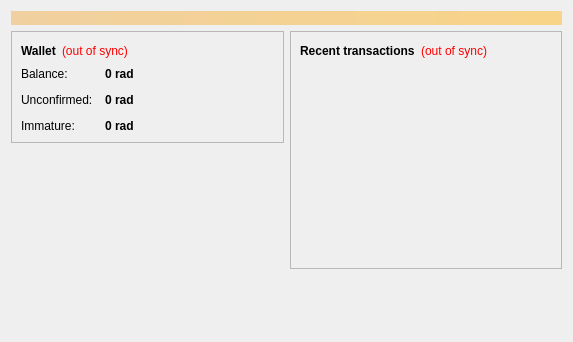
<?xml version="1.0" encoding="UTF-8"?>
<ui version="4.0">
 <class>OverviewPage</class>
 <widget class="QWidget" name="OverviewPage">
  <property name="geometry">
   <rect>
    <x>0</x>
    <y>0</y>
    <width>573</width>
    <height>342</height>
   </rect>
  </property>
  <property name="windowTitle">
   <string>Form</string>
  </property>
  <layout class="QVBoxLayout" name="topLayout">
   <item>
    <widget class="QLabel" name="labelAlerts">
     <property name="visible">
      <bool>false</bool>
     </property>
     <property name="styleSheet">
      <string notr="true">background-color: qlineargradient(x1: 0, y1: 0, x2: 1, y2: 0, stop:0 #F0D0A0, stop:1 #F8D488); color:#000000;</string>
     </property>
     <property name="wordWrap">
      <bool>true</bool>
     </property>
     <property name="margin">
      <number>3</number>
     </property>
    </widget>
   </item>
   <item>
    <layout class="QHBoxLayout" name="horizontalLayout" stretch="1,1">
     <item>
      <layout class="QVBoxLayout" name="verticalLayout_2">
       <item>
        <widget class="QFrame" name="frame">
         <property name="frameShape">
          <enum>QFrame::StyledPanel</enum>
         </property>
         <property name="frameShadow">
          <enum>QFrame::Raised</enum>
         </property>
         <layout class="QVBoxLayout" name="verticalLayout_4">
          <item>
           <layout class="QHBoxLayout" name="horizontalLayout_4">
            <item>
             <widget class="QLabel" name="label_5">
              <property name="font">
               <font>
                <weight>75</weight>
                <bold>true</bold>
               </font>
              </property>
              <property name="text">
               <string>Wallet</string>
              </property>
             </widget>
            </item>
            <item>
             <widget class="QLabel" name="labelWalletStatus">
              <property name="toolTip">
               <string>The displayed information may be out of date. Your wallet automatically synchronizes with the FasterCoin network after a connection is established, but this process has not completed yet.</string>
              </property>
              <property name="styleSheet">
               <string notr="true">QLabel { color: red; }</string>
              </property>
              <property name="text">
               <string notr="true">(out of sync)</string>
              </property>
              <property name="alignment">
               <set>Qt::AlignLeading|Qt::AlignLeft|Qt::AlignVCenter</set>
              </property>
             </widget>
            </item>
            <item>
             <spacer name="horizontalSpacer_2">
              <property name="orientation">
               <enum>Qt::Horizontal</enum>
              </property>
              <property name="sizeHint" stdset="0">
               <size>
                <width>40</width>
                <height>20</height>
               </size>
              </property>
             </spacer>
            </item>
           </layout>
          </item>
          <item>
           <layout class="QFormLayout" name="formLayout_2">
            <property name="fieldGrowthPolicy">
             <enum>QFormLayout::AllNonFixedFieldsGrow</enum>
            </property>
            <property name="horizontalSpacing">
             <number>12</number>
            </property>
            <property name="verticalSpacing">
             <number>12</number>
            </property>
            <item row="0" column="0">
             <widget class="QLabel" name="label">
              <property name="text">
               <string>Balance:</string>
              </property>
             </widget>
            </item>
            <item row="0" column="1">
             <widget class="QLabel" name="labelBalance">
              <property name="font">
               <font>
                <weight>75</weight>
                <bold>true</bold>
               </font>
              </property>
              <property name="cursor">
               <cursorShape>IBeamCursor</cursorShape>
              </property>
              <property name="toolTip">
               <string>Your current balance</string>
              </property>
              <property name="text">
               <string notr="true">0 rad</string>
              </property>
              <property name="textInteractionFlags">
               <set>Qt::LinksAccessibleByMouse|Qt::TextSelectableByKeyboard|Qt::TextSelectableByMouse</set>
              </property>
             </widget>
            </item>
            <item row="1" column="0">
             <widget class="QLabel" name="label_3">
              <property name="text">
               <string>Unconfirmed:</string>
              </property>
             </widget>
            </item>
            <item row="1" column="1">
             <widget class="QLabel" name="labelUnconfirmed">
              <property name="font">
               <font>
                <weight>75</weight>
                <bold>true</bold>
               </font>
              </property>
              <property name="cursor">
               <cursorShape>IBeamCursor</cursorShape>
              </property>
              <property name="toolTip">
               <string>Total of transactions that have yet to be confirmed, and do not yet count toward the current balance</string>
              </property>
              <property name="text">
               <string notr="true">0 rad</string>
              </property>
              <property name="textInteractionFlags">
               <set>Qt::LinksAccessibleByMouse|Qt::TextSelectableByKeyboard|Qt::TextSelectableByMouse</set>
              </property>
             </widget>
            </item>
            <item row="2" column="0">
             <widget class="QLabel" name="labelImmatureText">
              <property name="text">
               <string>Immature:</string>
              </property>
             </widget>
            </item>
            <item row="2" column="1">
             <widget class="QLabel" name="labelImmature">
              <property name="font">
               <font>
                <weight>75</weight>
                <bold>true</bold>
               </font>
              </property>
              <property name="toolTip">
               <string>Mined balance that has not yet matured</string>
              </property>
              <property name="text">
               <string notr="true">0 rad</string>
              </property>
              <property name="textInteractionFlags">
               <set>Qt::LinksAccessibleByMouse|Qt::TextSelectableByKeyboard|Qt::TextSelectableByMouse</set>
              </property>
             </widget>
            </item>
           </layout>
          </item>
         </layout>
        </widget>
       </item>
       <item>
        <spacer name="verticalSpacer">
         <property name="orientation">
          <enum>Qt::Vertical</enum>
         </property>
         <property name="sizeHint" stdset="0">
          <size>
           <width>20</width>
           <height>40</height>
          </size>
         </property>
        </spacer>
       </item>
      </layout>
     </item>
     <item>
      <layout class="QVBoxLayout" name="verticalLayout_3">
       <item>
        <widget class="QFrame" name="frame_2">
         <property name="frameShape">
          <enum>QFrame::StyledPanel</enum>
         </property>
         <property name="frameShadow">
          <enum>QFrame::Raised</enum>
         </property>
         <layout class="QVBoxLayout" name="verticalLayout">
          <item>
           <layout class="QHBoxLayout" name="horizontalLayout_2">
            <item>
             <widget class="QLabel" name="label_4">
              <property name="text">
               <string>&lt;b&gt;Recent transactions&lt;/b&gt;</string>
              </property>
             </widget>
            </item>
            <item>
             <widget class="QLabel" name="labelTransactionsStatus">
              <property name="toolTip">
               <string>The displayed information may be out of date. Your wallet automatically synchronizes with the FasterCoin network after a connection is established, but this process has not completed yet.</string>
              </property>
              <property name="styleSheet">
               <string notr="true">QLabel { color: red; }</string>
              </property>
              <property name="text">
               <string notr="true">(out of sync)</string>
              </property>
              <property name="alignment">
               <set>Qt::AlignRight|Qt::AlignTrailing|Qt::AlignVCenter</set>
              </property>
             </widget>
            </item>
            <item>
             <spacer name="horizontalSpacer">
              <property name="orientation">
               <enum>Qt::Horizontal</enum>
              </property>
              <property name="sizeHint" stdset="0">
               <size>
                <width>40</width>
                <height>20</height>
               </size>
              </property>
             </spacer>
            </item>
           </layout>
          </item>
          <item>
           <widget class="QListView" name="listTransactions">
            <property name="styleSheet">
             <string notr="true">QListView { background: transparent; }</string>
            </property>
            <property name="frameShape">
             <enum>QFrame::NoFrame</enum>
            </property>
            <property name="verticalScrollBarPolicy">
             <enum>Qt::ScrollBarAlwaysOff</enum>
            </property>
            <property name="horizontalScrollBarPolicy">
             <enum>Qt::ScrollBarAlwaysOff</enum>
            </property>
            <property name="selectionMode">
             <enum>QAbstractItemView::NoSelection</enum>
            </property>
           </widget>
          </item>
         </layout>
        </widget>
       </item>
       <item>
        <spacer name="verticalSpacer_2">
         <property name="orientation">
          <enum>Qt::Vertical</enum>
         </property>
         <property name="sizeHint" stdset="0">
          <size>
           <width>20</width>
           <height>40</height>
          </size>
         </property>
        </spacer>
       </item>
      </layout>
     </item>
    </layout>
   </item>
  </layout>
 </widget>
 <resources/>
 <connections/>
</ui>
